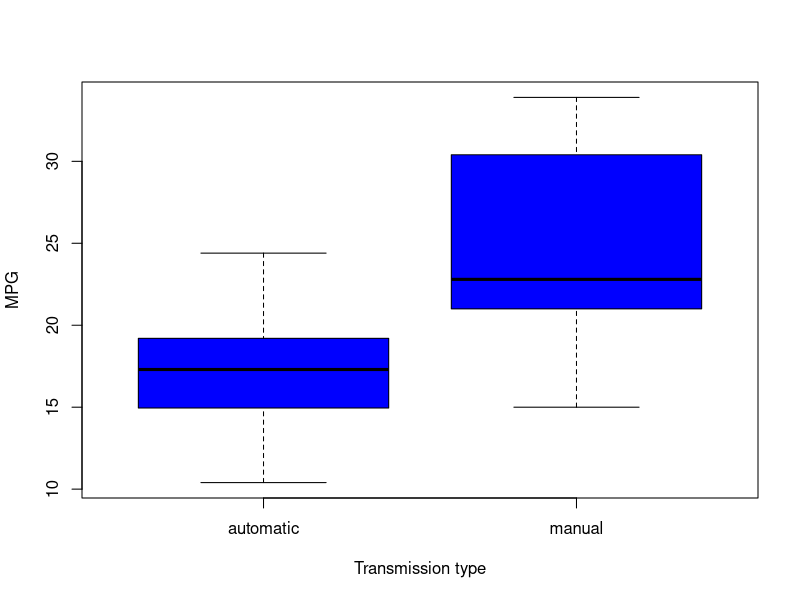
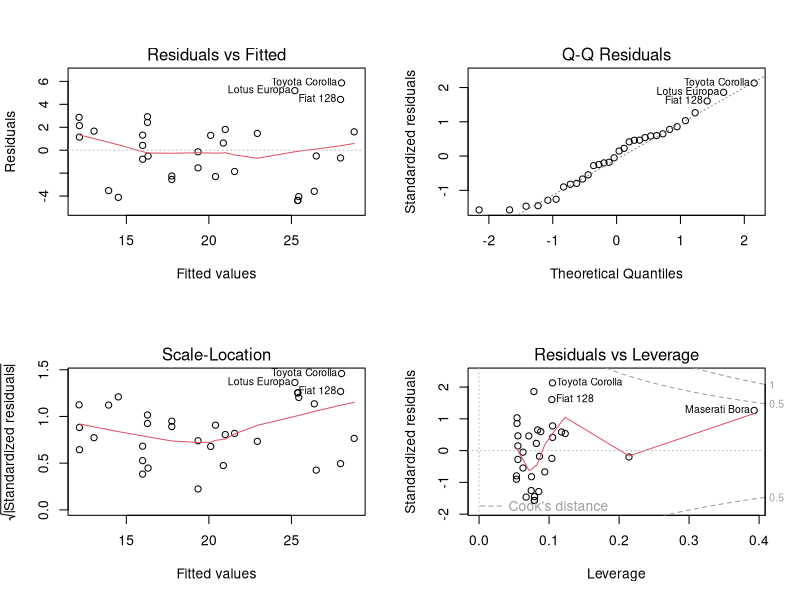
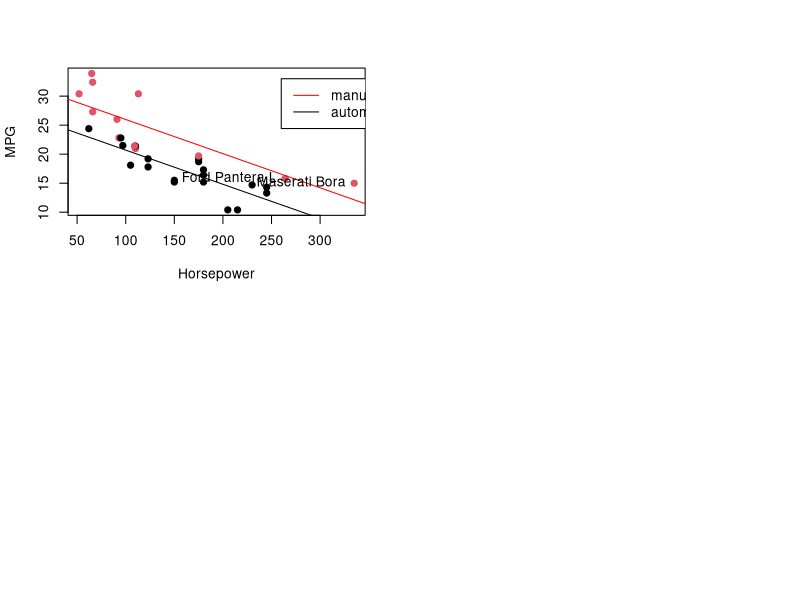
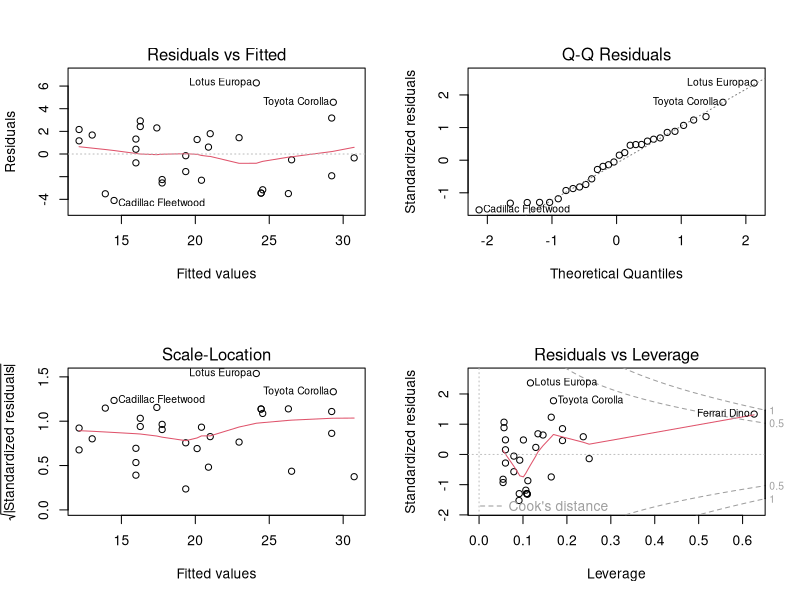
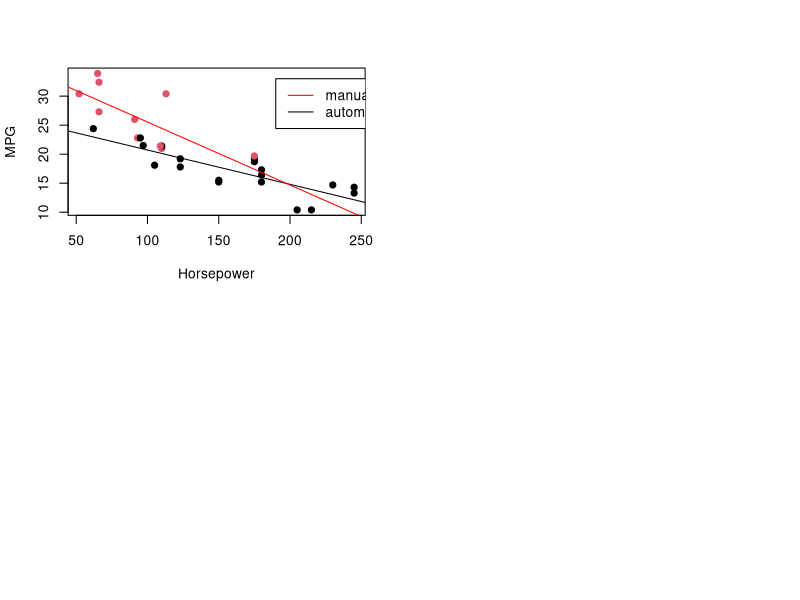

These figures' R source, in order:
## ---- chunk 1
data <- mtcars
data$cyl <- as.factor(data$cyl)
data$vs <- as.factor(data$vs)
data$gear <- as.factor(data$gear)
data$carb <- as.factor(data$carb)
## ---- chunk 2
data$am <- as.factor(data$am)
levels(data$am) <- c("automatic","manual")
## ---- chunk 3
vars <- "am"
outcome <- "mpg"
formula <- paste0(outcome,"~",paste0(vars,collapse="+"))
fit <- lm(formula,data)
## ---- chunk 4
#step 2 and 3
loop <-  TRUE
while(loop == TRUE){
        #generate all possible formulas, break if all vars are being used
        remainingVars <- setdiff(colnames(data),c(outcome,vars))
        if(length(remainingVars) == 0){break}
        newFormulas <- paste0(formula,"+",remainingVars)
        
        #generate new linear models
        numModels <- length(newFormulas)
        newFit <- lapply(1:numModels, function(x) lm(newFormulas[x],data))
        
        #compare new linear models with baseline model
        anovaPvalues <- sapply(1:numModels, function(x) anova(fit,newFit[[x]])[2,6])
        candidateFit <- which.min(anovaPvalues)
        
        #update baseline model if a new better model has been found
        betterModel <- anovaPvalues[candidateFit] < 0.05
        amSignif <- summary(newFit[[candidateFit]])$coefficients[[2,4]] < 0.05
        if (betterModel & amSignif){
                formula <- newFormulas[candidateFit]
                fit <- newFit[[candidateFit]]
                vars <- c(vars,remainingVars[candidateFit])
        } else {loop <- FALSE}        
}
## ---- chunk 5
summary(fit)
## ---- chunk 6
confint(fit)
## ---- chunk 7
influentialPoints <- apply(influence.measures(fit)$is.inf,1,sum)>0
row.names(data[influentialPoints,])
## ---- chunk 8
newdata <- data[!influentialPoints,]
notInfluencedfit <- lm(mpg~am+hp+am*hp,newdata)
summary(notInfluencedfit)$coef[,4]
## ---- chunk 9
boxplot(data$mpg~data$am,col="blue",xlab="Transmission type", ylab="MPG")
## ---- chunk 10
par(mfrow=c(2,2))
plot(fit)
## ---- chunk 11
plot(data$hp,data$mpg,col=data$am,pch=19, xlab="Horsepower",ylab="MPG")
legend(260,33,c("manual","automatic"), lty = c(1,1), col = c("red","black"))
abline(fit$coefficients[1],fit$coefficients[3])
abline(fit$coefficients[1]+fit$coefficients[2],fit$coefficients[3],col="red")
text(data$hp[influentialPoints],data$mpg[influentialPoints],rownames(data)[influentialPoints],pos=2)
## ---- chunk 12
par(mfrow=c(2,2))
plot(notInfluencedfit)
## ---- chunk 13
plot(newdata$hp,newdata$mpg,col=newdata$am,pch=19, xlab="Horsepower",ylab="MPG")
legend(190,33,c("manual","automatic"), lty = c(1,1), col = c("red","black"))
abline(notInfluencedfit$coefficients[1],notInfluencedfit$coefficients[3])
abline(notInfluencedfit$coefficients[1]+notInfluencedfit$coefficients[2],notInfluencedfit$coefficients[3]+notInfluencedfit$coefficients[4],col="red")
